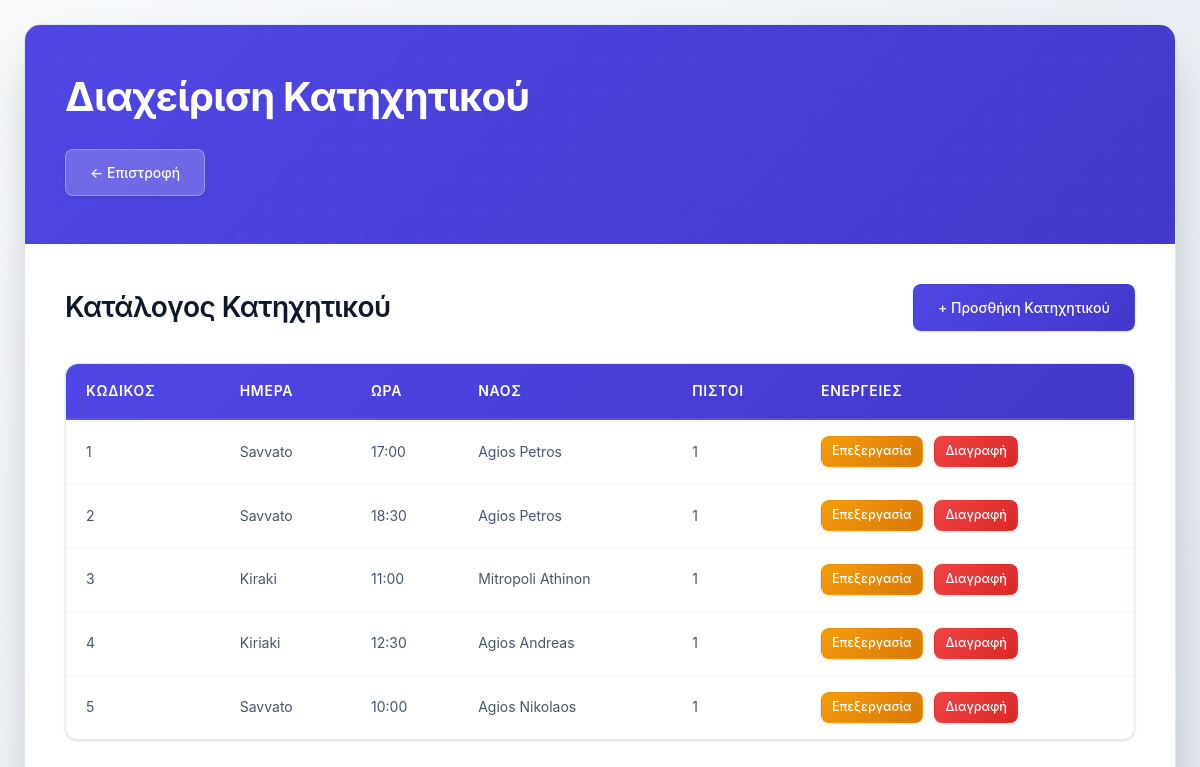
/katixitiko.php, run on the app's committed database.
### tables this page shows
CREATE TABLE KATIXITIKO (
    kodikos_katihitikou INT PRIMARY KEY,
    imera               VARCHAR(10) NOT NULL,
    ora                 TIME NOT NULL,
    kodikos_naou        INT NOT NULL,
    FOREIGN KEY (kodikos_naou) REFERENCES NAOS(kodikos_naou) ON DELETE RESTRICT
);

CREATE TABLE NAOS (
    kodikos_naou     INT PRIMARY KEY,
    onoma            VARCHAR(40) NOT NULL,
    xoritikotita     INT NOT NULL,
    etos_kataskevis  INT,
    kodikos_enorias  INT NOT NULL,
    FOREIGN KEY (kodikos_enorias) REFERENCES ENORIA(kodikos_enorias) ON DELETE RESTRICT
);

### katixitiko.php (the view, shortened to what this page needs)
<?php
require_once 'config.php';
$sql = "SELECT k.*, n.onoma as onoma_naou,
        (SELECT COUNT(*) FROM KATIXITIKO_PISTON kp WHERE kp.kodikos_katihitikou = k.kodikos_katihitikou) as posoi_pistoi
        FROM KATIXITIKO k
        JOIN NAOS n ON k.kodikos_naou = n.kodikos_naou
        ORDER BY k.kodikos_katihitikou";
$result = $conn->query($sql);
?>
<!DOCTYPE html>
<html lang="el">
<head>
    <link rel="stylesheet" href="css/style.css?v=3">
</head>
<body>
    <div class="container">
        <header>
            <h1>Διαχείριση Κατηχητικού</h1>
            <a href="index.php" class="btn btn-primary" style="margin-top: 20px;">← Επιστροφή</a>
        </header>
        <div class="content-section">
            <div class="section-header">
                <h2>Κατάλογος Κατηχητικού</h2>
                <button class="btn btn-primary" onclick="showModal('addModal')">
                    + Προσθήκη Κατηχητικού
                </button>
            </div>
            <?php if ($result && $result->num_rows > 0): ?>
                <table class="data-table">
                    <thead>
                        <tr>
                            <th>Κωδικός</th>
                            <th>Ημέρα</th>
                            <th>Ώρα</th>
                            <th>Ναός</th>
                            <th>Πιστοί</th>
                            <th>Ενέργειες</th>
                        </tr>
                    </thead>
                    <tbody>
                        <?php while ($row = $result->fetch_assoc()): ?>
                            <tr>
                                <td><?php echo htmlspecialchars($row['kodikos_katihitikou']); ?></td>
                                <td><?php echo htmlspecialchars($row['imera']); ?></td>
                                <td><?php echo date('H:i', strtotime($row['ora'])); ?></td>
                                <td><?php echo htmlspecialchars($row['onoma_naou']); ?></td>
                                <td><?php echo htmlspecialchars($row['posoi_pistoi']); ?></td>
                                <td>
                                    <a href="?edit=1&id=<?php echo $row['kodikos_katihitikou']; ?>" class="btn btn-warning" style="padding: 5px 10px; font-size: 0.9em;">Επεξεργασία</a>
                                    <a href="?delete=1&id=<?php echo $row['kodikos_katihitikou']; ?>"
                                       class="btn btn-danger"
                                       style="padding: 5px 10px; font-size: 0.9em;"
                                       onclick="return confirmDelete('Είστε σίγουροι ότι θέλετε να διαγράψετε αυτό το κατηχητικό;');">
                                        Διαγραφή
                                    </a>
                                </td>
                            </tr>
                        <?php endwhile; ?>
                    </tbody>
                </table>
            <?php endif; ?>
        </div>
    </div>
</body>
</html>

### data on the page
katixitiko: kodikos_katihitikou "1", imera "Savvato", ora "17:00", kodikos_naou.onoma "Agios Petros", posoi_pistoi "1"
katixitiko: kodikos_katihitikou "2", imera "Savvato", ora "18:30", kodikos_naou.onoma "Agios Petros", posoi_pistoi "1"
katixitiko: kodikos_katihitikou "3", imera "Kiraki", ora "11:00", kodikos_naou.onoma "Mitropoli Athinon", posoi_pistoi "1"
katixitiko: kodikos_katihitikou "4", imera "Kiriaki", ora "12:30", kodikos_naou.onoma "Agios Andreas", posoi_pistoi "1"
katixitiko: kodikos_katihitikou "5", imera "Savvato", ora "10:00", kodikos_naou.onoma "Agios Nikolaos", posoi_pistoi "1"
